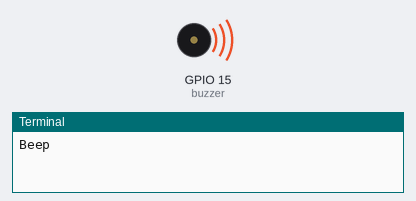
Recording of a program running on a simulated Raspberry Pi (BCM pin numbers). On the bench: buzzer (waves = sounding, pin HIGH), the last lines printed to the terminal.

Above: at 1.0 s.
At 3.0 s:
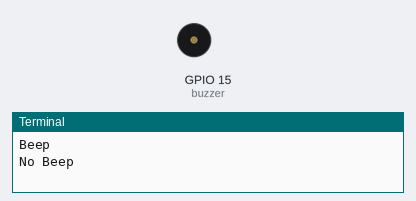
Timing chart, 0 to 5.2 s (numbered marks = the images above):
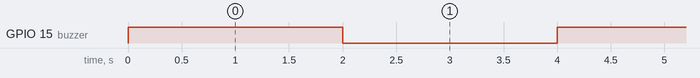

The program:

Buzzer.py
```python
#Libraries
import RPi.GPIO as GPIO
from time import sleep
#Disable warnings (optional)
GPIO.setwarnings(False)
#Select GPIO mode
GPIO.setmode(GPIO.BCM)
#Set buzzer - pin 15 as output
buzzer=15
GPIO.setup(buzzer,GPIO.OUT)
#Run forever loop
while True:
    GPIO.output(buzzer,GPIO.HIGH)
    print ("Beep")
    sleep(2) # Delay in seconds
    GPIO.output(buzzer,GPIO.LOW)
    print ("No Beep")
    sleep(2)
```

Measured:
- by itself, GPIO 15 (buzzer): alternates HIGH for 2.0 s and LOW for 2.0 s
